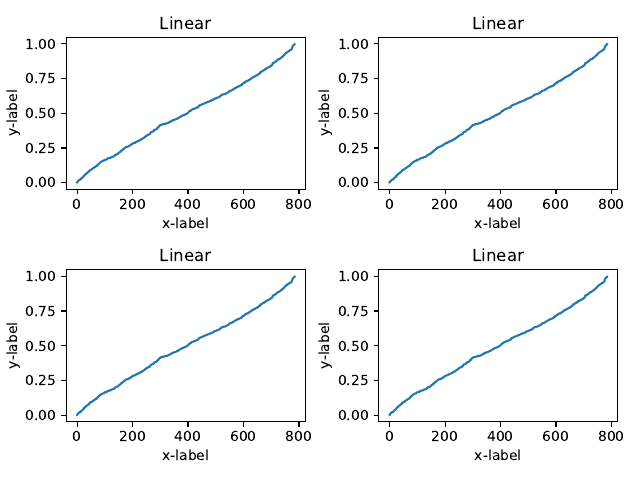

Recreate this plot in Python.
# The tight_layout automatically adjusts multiple subplots parameters into the figure area.
import matplotlib.pyplot as plt
import numpy as np

# Generate mock data
# Fixing random state for reproducibility
np.random.seed(10000)

# Make up some data in the interval (0, 1)
# Draw random samples from a normal (Gaussian) distribution.
y = np.random.normal(loc=0.5, scale=0.4, size=1000)
y = y[(y > 0) & (y < 1)]
y.sort()
x = np.arange(len(y))


def linear_plot(ax):
    ax.plot(x, y)
    ax.set_yscale('linear')
    ax.set_xlabel('x-label', fontsize=10)
    ax.set_ylabel('y-label', fontsize=10)
    ax.set_title('Linear', fontsize=12)


# Plot without tight_layout, the labels overlap the axes
fig, axs = plt.subplots(nrows=2, ncols=2)

for ax in axs.flat:
    linear_plot(ax)

plt.savefig('set_axes_without_tight_layout_multiple_figure.pdf')

# Plot with tight_layout
fig, axs = plt.subplots(nrows=2, ncols=2)

for ax in axs.flat:
    linear_plot(ax)

plt.tight_layout()
plt.savefig('set_axes_tight_layout_multiple_figure.pdf')
plt.show()
